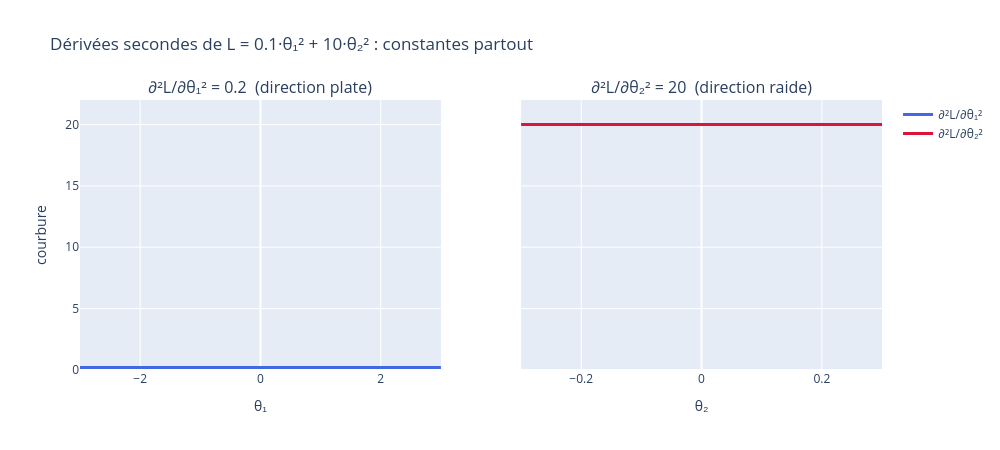

Notebook cell for this chart:
### Code cell
H, eigvals, eigvecs = hessian()
print("H =\n", H)                                       # [[0.2, 0], [0, 20]]
print("valeurs propres :", eigvals)                     # [0.2, 20]
print("vecteurs propres :\n", eigvecs)                  # axes theta1 et theta2
print("conditionnement :", eigvals[-1] / eigvals[0])    # 100

plot_hessian_surface().show()

### Figure 1 — Plotly figure (JSON) as saved in the notebook; plotly's stock layout.template omitted (floating-point values rounded to 4 significant figures; data arrays with more than 128 entries replaced by an {"elided": "..."} marker saying what was removed)
{"data": [{"hovertemplate": "θ₁ = %{x:.2f}<br>∂²L/∂θ₁² = %{y:g}<extra></extra>", "line": {"color": "royalblue", "width": 3}, "mode": "lines", "name": "∂²L/∂θ₁²", "type": "scatter", "x": {"elided": "300 float values"}, "xaxis": "x", "y": {"elided": "300 float values"}, "yaxis": "y"}, {"hovertemplate": "θ₂ = %{x:.3f}<br>∂²L/∂θ₂² = %{y:g}<extra></extra>", "line": {"color": "crimson", "width": 3}, "mode": "lines", "name": "∂²L/∂θ₂²", "type": "scatter", "x": {"elided": "300 float values"}, "xaxis": "x2", "y": {"elided": "300 float values"}, "yaxis": "y2"}], "layout": {"annotations": [{"font": {"size": 16}, "showarrow": false, "text": "∂²L/∂θ₁² = 0.2  (direction plate)", "x": 0.225, "xanchor": "center", "xref": "paper", "y": 1, "yanchor": "bottom", "yref": "paper"}, {"font": {"size": 16}, "showarrow": false, "text": "∂²L/∂θ₂² = 20  (direction raide)", "x": 0.775, "xanchor": "center", "xref": "paper", "y": 1, "yanchor": "bottom", "yref": "paper"}], "height": 450, "title": {"text": "Dérivées secondes de L = 0.1·θ₁² + 10·θ₂² : constantes partout"}, "width": 1000, "xaxis": {"anchor": "y", "domain": [0, 0.45], "title": {"text": "θ₁"}}, "xaxis2": {"anchor": "y2", "domain": [0.55, 1], "title": {"text": "θ₂"}}, "yaxis": {"anchor": "x", "domain": [0, 1], "range": [0, 22], "title": {"text": "courbure"}}, "yaxis2": {"anchor": "x2", "domain": [0, 1], "matches": "y", "showticklabels": false}}}
